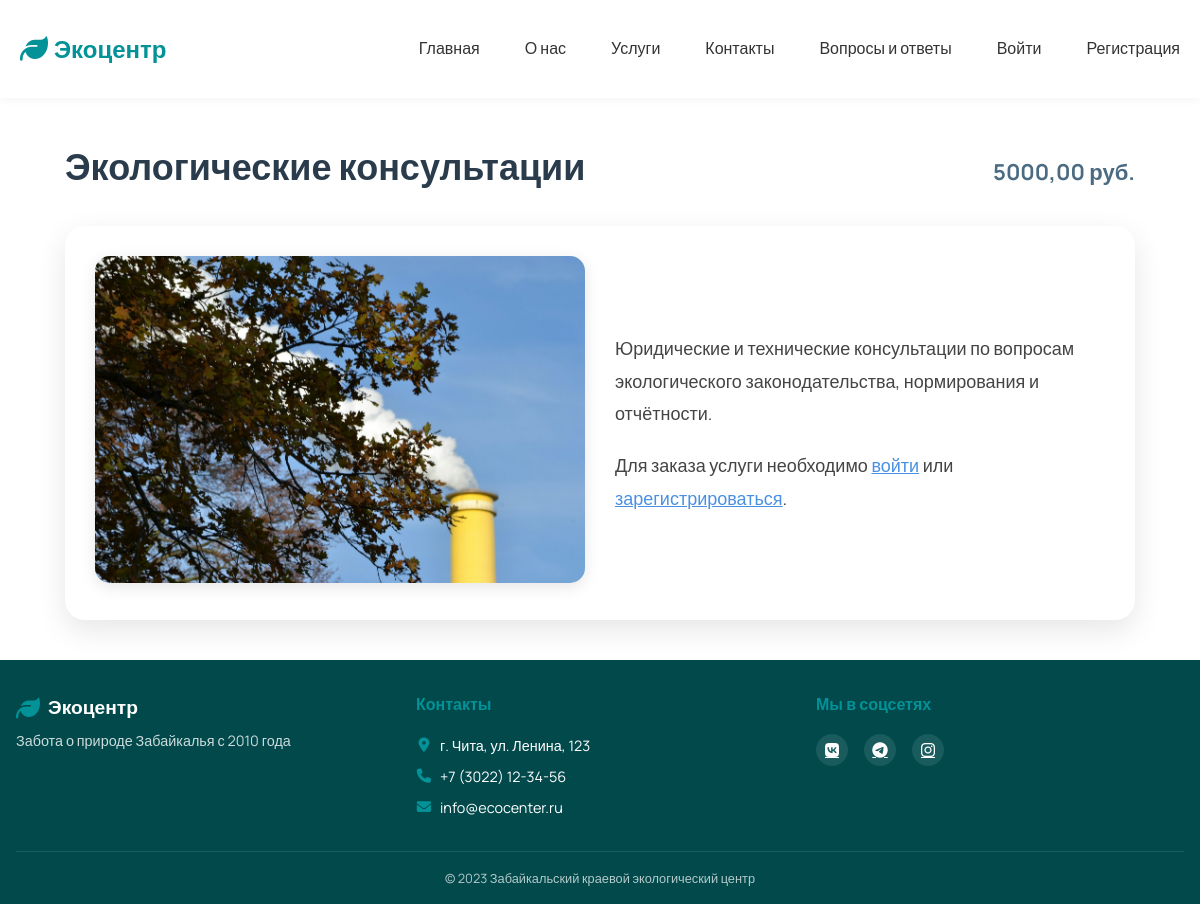
The app's page /services/2/, older data.
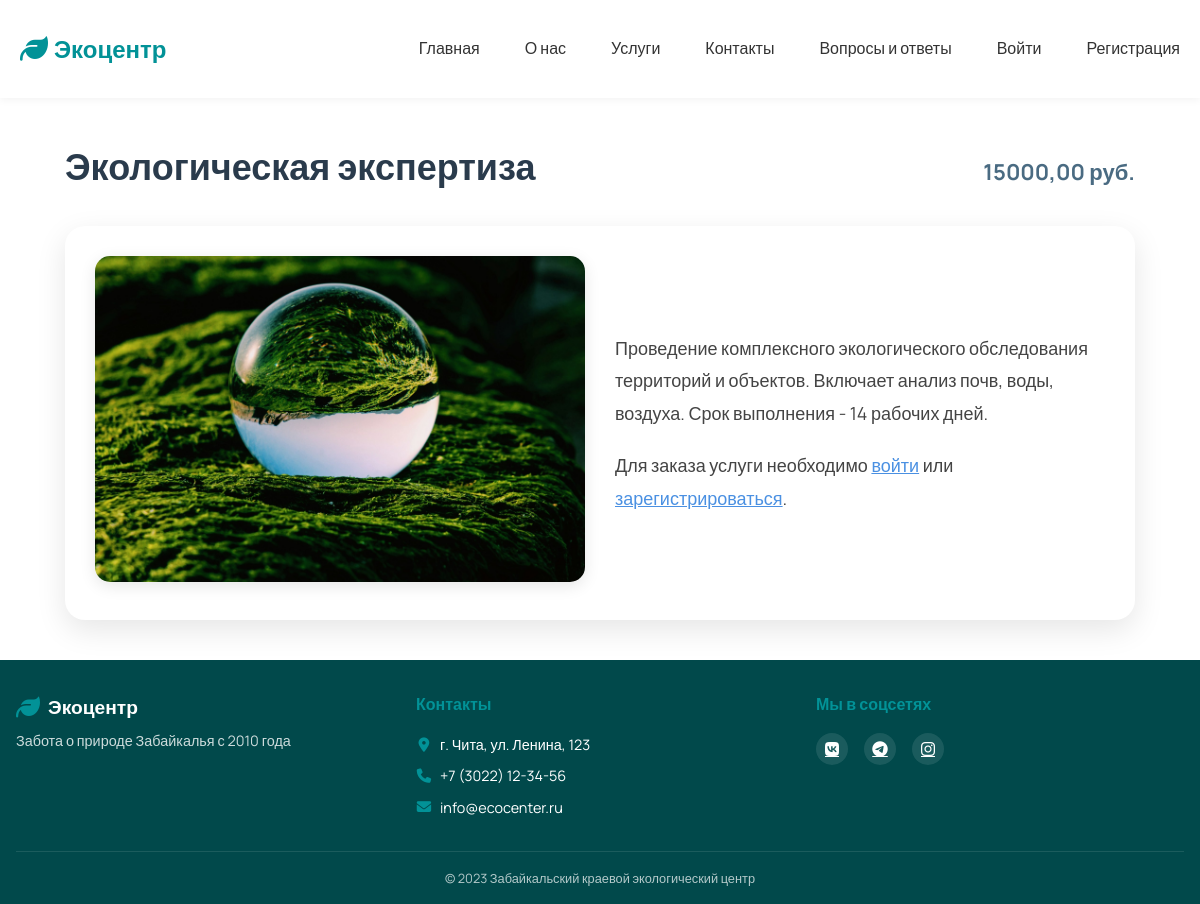
The same page, newer data.
### services/models.py (models this page shows, shortened)
class Service(models.Model):
    title = models.CharField(max_length=200)
    description = models.TextField()
    image = models.ImageField(upload_to='service/')
    price = models.DecimalField(max_digits=10, decimal_places=2, null=True, blank=True)
    is_active = models.BooleanField(default=True)

### services/views.py (the view)
# urls.py: path('<int:pk>/', views.service_detail, name='service_detail'),
def service_detail(request, pk):
    service = Service.objects.get(pk=pk)
    return render(request, 'services/service_detail.html', {'service': service})

### core/context_processors.py (called while the page is built)
def site_settings(request):
    settings = SiteSetting.objects.first()
    return {'settings': settings}

### templates/services/service_detail.html
{% extends 'base.html' %}
{% load static %}
{% block content %}
<section class="service-detail" style="padding: 40px 0; ">
    <div class="container" style="max-width: 1100px; margin: 0 auto;">
        <div class="service-header" style="text-align: center; margin-bottom: 30px;">
            <h1 style="font-size: 36px; color: #2a3b4c;">{{ service.title }}</h1>
            {% if service.price %}
            <span class="price" style="font-size: 22px; color: #4a6b82; display: inline-block; margin-top: 10px;">
                {{ service.price }} руб.
            </span>
            {% endif %}
        </div>
        <div class="service-content" style="display: flex; flex-wrap: wrap; gap: 30px; background: #ffffff; padding: 30px; border-radius: 20px; box-shadow: 0 10px 30px rgba(0,0,0,0.1); align-items: center;">
            <div class="service-image" style="flex: 1 1 400px; text-align: center;">
                <img src="{{ service.image.url }}" alt="{{ service.title }}" style="max-width: 100%; border-radius: 15px; box-shadow: 0 4px 16px rgba(0, 0, 0, 0.1);">
            </div>
            <div class="service-description" style="flex: 1 1 400px; font-size: 18px; color: #444; dis  ">
                {{ service.description|linebreaks }}
                <div style="margin-top: 20px;">
                    {% if user.is_authenticated %}
                    <a href="{% url 'create_order' service.pk %}" class="btn btn-outline">
                        Заказать услугу
                    </a>
                    {% else %}
                    <p style="margin-top: 20px;">
                        Для заказа услуги необходимо
                        <a href="{% url 'login' %}" style="color: #4a90e2; font-weight: 500;">войти</a>
                        или
                        <a href="{% url 'register' %}" style="color: #4a90e2; font-weight: 500;">зарегистрироваться</a>.
                    </p>
                    {% endif %}
                </div>
            </div>
        </div>
    </div>
</section>
{% endblock %}

Row changes from the older to the newer data that the page shows:
changed Service: title "Экологические консультации" → "Экологическая экспертиза"; price "5000,00" → "15000,00"; image: a different picture; description "Юридические и технические консультации по вопросам экологического законодательства, нормирования и отчётности." → "Проведение комплексного экологического обследования территорий и объектов. Включает анализ почв, воды, воздуха. Срок выполнения - 14 рабочих дней."
